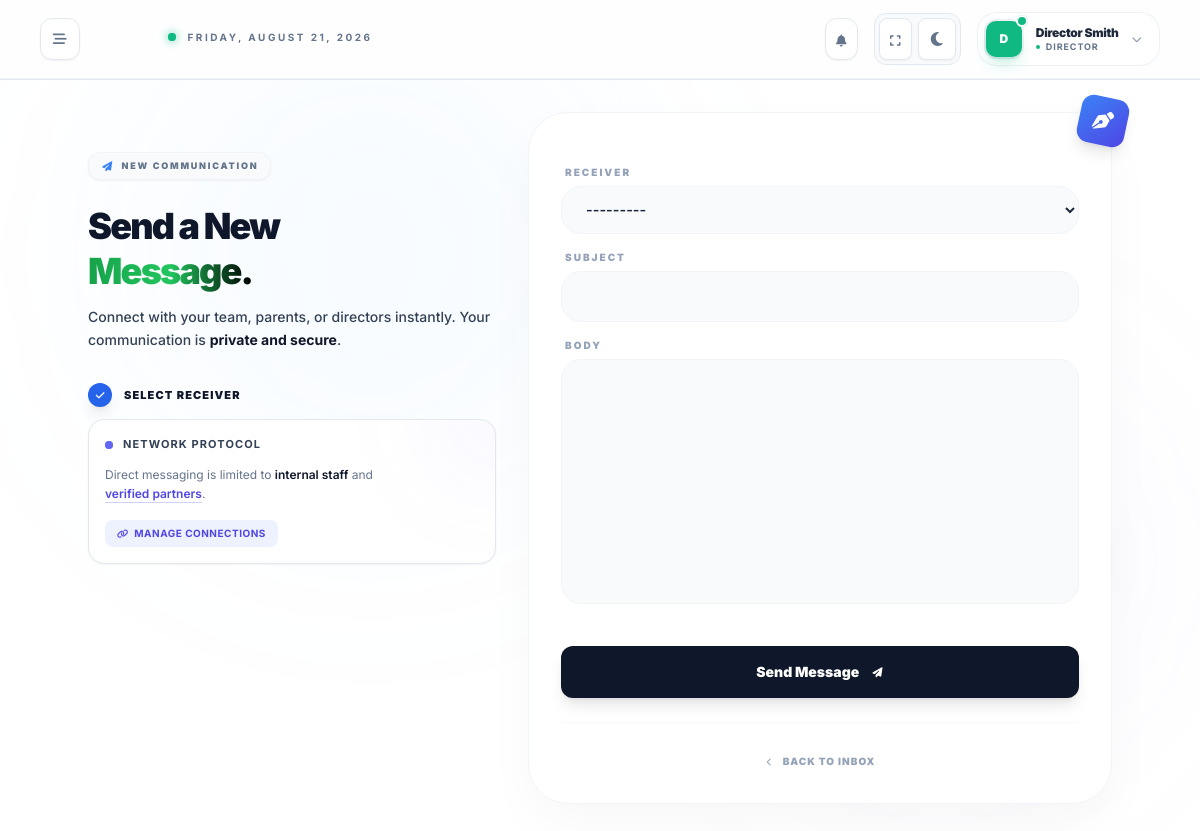
Page /communication/send/ (signed in) on the committed database.
### accounts/models.py (models this page shows)
class User(AbstractUser):
    ROLE_CHOICES = (
        ("owner", "Network Owner"),
        ("director", "Director"),
        ("vice_director", "Vice Director"),
        ("educator", "Educator"),
        ("parent", "Parent"),
    )
    username = None
    user_id = models.UUIDField(primary_key=True, default=uuid.uuid4, editable=False)
    email = models.EmailField(_("email address"), unique=True)
    full_name = models.CharField(max_length=255)
    phone_number = models.CharField(max_length=20, blank=True, null=True)
    profile_photo = models.ImageField(upload_to=user_directory_path, blank=True, null=True)
    role_type = models.CharField(max_length=20, choices=ROLE_CHOICES)
    is_active = models.BooleanField(default=True)
    created_at = models.DateTimeField(auto_now_add=True)
    groups = models.ManyToManyField(
        "auth.Group",
        related_name="core_user_set",
        blank=True,
        verbose_name="groups",
        help_text="The groups this user belongs to.",
    )
    user_permissions = models.ManyToManyField(
        "auth.Permission",
        related_name="core_user_set",
        blank=True,
        verbose_name="user permissions",
        help_text="Specific permissions for this user.",
    )
    USERNAME_FIELD = "email"
    REQUIRED_FIELDS = ["full_name", "phone_number"]
    objects = CustomUserManager()
    def __str__(self):
        return f"{self.full_name} ({self.get_role_type_display()})"
    @property
    def id(self):
        return self.user_id

### communication/models.py (models this page shows, shortened)
class Message(models.Model):
    message_id = models.UUIDField(primary_key=True, default=uuid.uuid4, editable=False)
    sender = models.ForeignKey(
        User,
        on_delete=models.CASCADE,
        related_name="sent_messages"
    )
    receiver = models.ForeignKey(
        User,
        on_delete=models.CASCADE,
        related_name="received_messages"
    )
    subject = models.CharField(max_length=255, blank=True)
    body = models.TextField()
    is_read = models.BooleanField(default=False)
    read_at = models.DateTimeField(null=True, blank=True)
    created_at = models.DateTimeField(auto_now_add=True)
    class Meta:
        ordering = ['-created_at']

### communication/views.py (the view)
# urls.py: path("send/", views.send_message, name="send_message"),
@login_required
def send_message(request):
    if request.method == "POST":
        form = MessageForm(request.POST, user=request.user)
        if form.is_valid():
            message = form.save(commit=False)
            message.sender = request.user
            message.save()
            django_messages.success(request, "Message sent successfully!")
            return redirect("communication:sent_messages")
    else:
        form = MessageForm(user=request.user)
    return render(request, "send_message.html", {"form": form})

### communication/context_processors.py (called while the page is built)
def unread_messages_count(request):
    if request.user.is_authenticated:
        count = Message.objects.filter(receiver=request.user, is_read=False).count()
        return {'unread_count': count}
    return {'unread_count': 0}

### dashboard/context_processors/theme_sidebar.py (called while the page is built)
def theme(request):
    return {'theme': request.COOKIES.get('theme', 'light')}

def sidebar(request):
    return {'sidebar_state': request.COOKIES.get('sidebar', 'closed')}

### communication/templates/send_message.html (shortened to what this page needs)
{% extends "base.html" %}
{% block content %}
<div class="relative min-h-[90vh] bg-white dark:bg-slate-950 overflow-hidden flex items-center justify-center py-8 px-6">
    <div class="absolute inset-0 pointer-events-none">
        <div class="absolute top-[-10%] left-[10%] w-[500px] h-[500px] bg-blue-400/5 rounded-full blur-[120px]"></div>
    </div>
    <div class="relative z-10 max-w-5xl w-full grid lg:grid-cols-12 gap-8 items-start">
        <div class="lg:col-span-5 space-y-6 pt-10">
            <div class="inline-flex items-center gap-2 px-3 py-1.5 rounded-xl bg-slate-50 dark:bg-slate-900 border border-slate-100 dark:border-slate-800 shadow-sm">
                <i class="fa-solid fa-paper-plane text-blue-500 text-[10px]"></i>
                <span class="text-[9px] font-black text-slate-500 dark:text-slate-400 uppercase tracking-[0.2em]">New Communication</span>
            </div>
            <div class="space-y-3">
                <h1 class="text-4xl font-black text-slate-900 dark:text-white leading-tight tracking-tighter">
                    Send a New<br>
                    <span class="bg-gradient-to-r from-green-600 via-green-500 to-black bg-clip-text text-transparent capitalize">Message.</span>
                </h1>
                <p class="text-sm text-slate-700 font-medium leading-relaxed">
                    Connect with your team, parents, or directors instantly. Your communication is <span class="text-slate-900 dark:text-white font-bold">private and secure</span>.
                </p>
            </div>
            <div class="flex flex-col gap-3 pt-2">
                <div class="flex items-center gap-3">
                    <div class="w-6 h-6 rounded-full bg-blue-600 flex items-center justify-center text-white text-[10px] font-bold shadow-lg">
                        <i class="fa-solid fa-check"></i>
                    </div>
                    <span class="text-[11px] font-black text-slate-900 dark:text-white uppercase tracking-widest">Select Receiver</span>
                </div>
                {% if user.role_type == "director" %}
                <div class="relative overflow-hidden group p-4 rounded-2xl bg-white dark:bg-slate-900 border border-slate-200 dark:border-slate-800 shadow-sm transition-all hover:shadow-md">
                    <div class="absolute top-0 right-0 -mr-16 -mt-16 w-32 h-32 bg-indigo-500/5 blur-[50px] rounded-full transition-colors group-hover:bg-indigo-500/10"></div>
                    <div class="relative space-y-3">
                        <div class="flex items-center gap-2.5">
                            <span class="relative flex h-2 w-2">
                                <span class="relative inline-flex rounded-full h-2 w-2 bg-indigo-500"></span>
                            </span>
                            <span class="text-[11px] font-bold text-slate-700 dark:text-slate-200 uppercase tracking-[0.1em]">
                                Network Protocol
                            </span>
                        </div>
                        <p class="text-[12px] text-slate-500 dark:text-slate-400 leading-relaxed max-w-[280px]">
                            Direct messaging is limited to <span class="text-slate-900 dark:text-white font-semibold">internal staff</span> and
                            <span class="text-indigo-600 dark:text-indigo-400 font-semibold underline underline-offset-4 decoration-indigo-500/30">verified partners</span>.
                        </p>
                        <div class="pt-1">
                            <a href="{% url 'communication:connection_list' %}"
                               class="flex items-center gap-1.5 w-fit px-3 py-1.5 rounded-lg bg-indigo-50 dark:bg-indigo-500/10 text-indigo-600 dark:text-indigo-400 text-[10px] font-bold uppercase tracking-wider hover:bg-indigo-600 hover:text-white dark:hover:bg-indigo-500 dark:hover:text-white transition-all duration-300">
                                <i class="fa-solid fa-link text-[9px]"></i>
                                Manage Connections
                            </a>
                        </div>
                    </div>
                </div>
                {% endif %}
            </div>
        </div>
        <div class="lg:col-span-7">
            <div class="bg-white dark:bg-slate-900 rounded-[2.5rem] border border-slate-100 dark:border-slate-800 p-8 shadow-[0_20px_50px_rgba(0,0,0,0.03)] relative">
                <form method="POST" class="space-y-5">
                    <div class="space-y-4">
                        {% for field in form %}
                        <div class="relative group">
                            <label class="block text-[10px] font-black {% if field.errors %}text-rose-500{% else %}text-slate-400{% endif %} uppercase tracking-[0.2em] mb-1.5 px-1 group-focus-within:text-blue-500 transition-colors">
                                {{ field.label }}
                            </label>
                            <div class="premium-input-container">
                                {{ field }}
                            </div>
                        </div>
                        {% endfor %}
                    </div>
                    <div class="pt-4">
                        <button type="submit"
                                class="group relative w-full bg-slate-900 dark:bg-white text-white dark:text-slate-900 font-black py-4 px-6 rounded-xl transition-all hover:bg-blue-600 hover:text-white active:scale-[0.98] shadow-lg flex items-center justify-center gap-3 text-sm">
                            Send Message
                            <i class="fa-solid fa-paper-plane text-[10px] group-hover:translate-x-1 group-hover:-translate-y-1 transition-transform"></i>
                        </button>
                    </div>
                </form>
                <div class="mt-6 pt-6 border-t border-slate-50 dark:border-slate-800 text-center">
                    <a href="{% url 'communication:inbox' %}" class="inline-flex items-center gap-2 text-[10px] font-black text-slate-400 hover:text-blue-500 uppercase tracking-widest transition-colors">
                        <i class="fa-solid fa-chevron-left text-[8px]"></i>
                        Back to Inbox
                    </a>
                </div>
                <div class="absolute -top-4 -right-4 w-12 h-12 bg-gradient-to-br from-blue-500 to-indigo-600 rounded-xl shadow-lg flex items-center justify-center text-white text-xl rotate-12 group-hover:rotate-0 transition-transform duration-500">
                    <i class="fa-solid fa-pen-nib"></i>
                </div>
            </div>
        </div>
    </div>
</div>
{% endblock %}

### accounts/templates/accounts/includes/header.html (shortened to what this page needs)
<header class="sticky top-0 z-40 w-full bg-white/80 dark:bg-slate-900/80 backdrop-blur-xl border-b border-slate-200 dark:border-slate-800/60">
    <div class="flex items-center justify-between px-6 md:px-10 py-3 border-b border-slate-100 dark:border-slate-800/40">
        <div class="flex items-center gap-6">
            <button onclick="toggleSidebar()" class="group relative p-2.5 rounded-xl border border-slate-200 dark:border-slate-800
                   bg-white dark:bg-slate-900/50 backdrop-blur-md
                   text-slate-500 dark:text-slate-400
                   hover:text-blue-600 dark:hover:text-blue-400
                   hover:border-blue-500/30 dark:hover:border-blue-400/30
                   hover:bg-blue-50/50 dark:hover:bg-blue-400/5
                   transition-all duration-300 shadow-sm hover:shadow-lg hover:shadow-blue-500/10">
        <div class="relative z-10 flex items-center justify-center">
            <i class="fa-solid fa-bars-staggered text-sm group-hover:rotate-180 transition-transform duration-500"></i>
        </div>
    </button>
            <div class="hidden md:flex flex-col relative group/container">
                <div class="flex ml-16 items-center gap-3 mb-1">
                    <div class="relative flex h-2 w-2">
                        <span class="relative inline-flex rounded-full h-2 w-2 bg-emerald-500 shadow-[0_0_10px_rgba(16,185,129,0.8)]"></span>
                    </div>
                    <span id="current-date" class="text-[10px] font-bold uppercase tracking-[0.25em] text-slate-500 dark:text-emerald-400/70 transition-colors duration-300">
                </span>
                </div>
            </div>
        </div>
        <div class="flex items-center gap-4">
            <div x-data="notificationSystem()" x-init="init()" class="relative">
                <button @click="toggle()" class="relative p-2 rounded-xl bg-white dark:bg-slate-800 border border-slate-200 dark:border-slate-700 text-slate-500 hover:text-emerald-500 hover:border-emerald-500/30 transition-all shadow-sm group">
                    <i class="fa-solid fa-bell text-xs"></i>
                </button>
            </div>
            <div class="flex items-center gap-1.5 bg-slate-100/50 dark:bg-slate-900/50 p-1 rounded-xl border border-slate-200 dark:border-slate-800">
                <button onclick="toggleFullScreen()" class="p-2 rounded-lg bg-white dark:bg-slate-800 border border-slate-200 dark:border-slate-700 hover:text-emerald-500 transition-all active:scale-90 group shadow-sm">
                    <i id="fullscreen-icon" class="fa-solid fa-expand text-slate-500 text-xs"></i>
                </button>
                <button onclick="toggleTheme()" class="p-2 rounded-lg bg-white dark:bg-slate-800 border border-slate-200 dark:border-slate-700 hover:text-emerald-500 transition-all active:scale-90 group shadow-sm">
                    <i id="theme-icon" class="fa-solid fa-moon text-slate-500 text-xs"></i>
                </button>
            </div>
            <div class="relative">
                <button onclick="toggleUserMenu()"
                    class="flex items-center gap-3 p-1.5 pr-4 rounded-[1.25rem]
                           bg-white/80 dark:bg-slate-900/80 backdrop-blur-md
                           border border-slate-200/60 dark:border-slate-700/50
                           hover:border-emerald-500/50 hover:shadow-lg hover:shadow-emerald-500/5 transition-all duration-300 group">
                    <div class="relative p-0.5 rounded-xl bg-gradient-to-tr from-slate-200 to-white dark:from-slate-700 dark:to-slate-800 shadow-inner">
                        {% if user.profile_photo %}
                            <img src="{{ user.profile_photo.url }}" class="w-9 h-9 rounded-[10px] object-cover border border-white/50 dark:border-slate-600">
                        {% else %}
                            <div class="w-9 h-9 rounded-[10px] bg-emerald-500 flex items-center justify-center text-white font-black text-xs shadow-lg shadow-emerald-500/20">
                                {{ user.full_name|slice:":1"|upper }}
                            </div>
                        {% endif %}
                        <span class="absolute -top-1 -right-1 flex h-3 w-3">
                            <span class="relative inline-flex rounded-full h-3 w-3 bg-emerald-500 border-2 border-white dark:border-slate-900"></span>
                        </span>
                    </div>
                    <div class="hidden sm:block text-left">
                        <p class="text-[12px] font-black text-slate-800 dark:text-slate-100 leading-tight tracking-tight">{{ user.full_name|default:"User" }}</p>
                        <div class="flex items-center gap-1.5">
                            <span class="w-1 h-1 rounded-full bg-emerald-500"></span>
                            <p class="text-[9px] text-slate-500 dark:text-slate-400 font-bold uppercase tracking-widest">{{ user.get_role_type_display|default:"Role" }}</p>
                        </div>
                    </div>
                    <i class="fa-solid fa-chevron-down text-[10px] text-slate-400 group-hover:text-emerald-500 group-hover:translate-y-0.5 transition-all duration-300"></i>
                </button>
            </div>
        </div>
    </div>
</header>

### accounts/templates/base.html (style rules this page uses)
* { transition: all 0.25s cubic-bezier(0.4, 0, 0.2, 1); }

### communication/templates/send_message.html (style rules this page uses)
input, select, textarea { width: 100%; padding: 0.85rem 1.25rem !important; background-color: #f8fafc; border: 1px solid #f1f5f9; border-radius: 1.25rem !important; font-size: 0.9rem; font-weight: 600; transition: all 0.3s ease; outline: none; color: #1e293b; }
textarea { min-height: 150px; resize: none; }

### rows in the picture
User: full_name "D", full_name "Director Smith", role_type "DIRECTOR"

### other values in the picture
{{ field.label }} "RECEIVER" "SUBJECT" "BODY"
